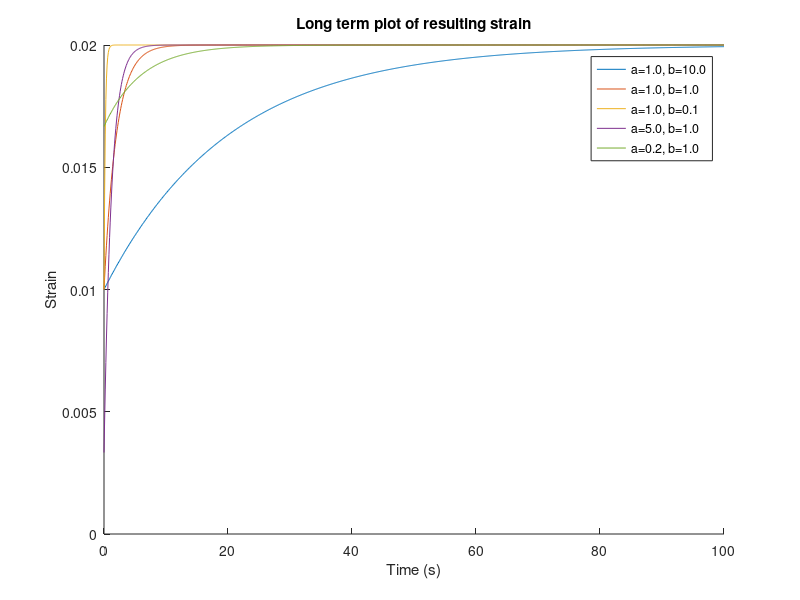

This chart was generated by the following MATLAB code:
clear all; clc
as = [1, 1, 1, 5, 0.2];
bs = [10, 1, 0.1, 1, 1];
Ee = 500e6;
sigma0 = 10e6;
leg = cell(1,5);

hold on
for i=1:5
    a = as(i);
    b = bs(i);
    E1 = a*Ee;
    eta = b*Ee;
    eps = @(t) sigma0./Ee .* ( 1 - E1./(Ee+E1) .* exp(-(Ee.*E1)./(eta.*(E1+Ee)) .* t));
    ts = 0:0.1:100;
    plot(ts,eps(ts))
    leg{i} = sprintf('a=%.1f, b=%.1f', a, b);
    
end

title('Long term plot of resulting strain')
xlabel('Time (s)')
ylabel('Strain')
legend(leg)
